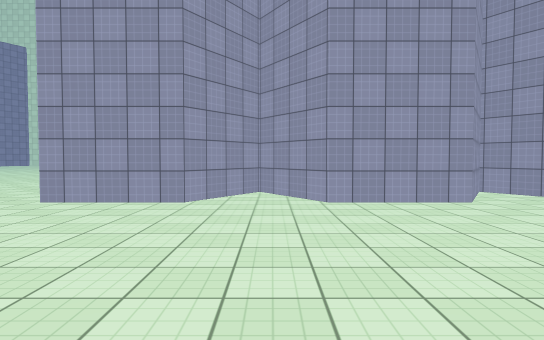
view 1 (above)

24 first-person views from a walk through a Unity game level. The camera is 1.4 m above the floor, tilts 2° down and sees 75° across. The floor is counted in squares, 2 m on a side. Each view is taken from the middle of a square. On the plan, view 1 faces up. The plan holds only what a view shows up to about 11 squares ahead; the rest is blank. The place goes on beyond the plan. The player character is not drawn. Surface patterns are stand-ins for the level's own textures.

view 2
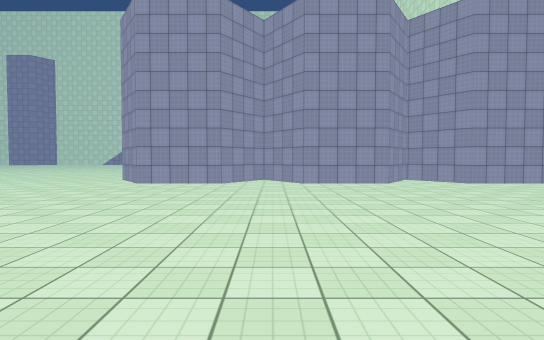

view 3
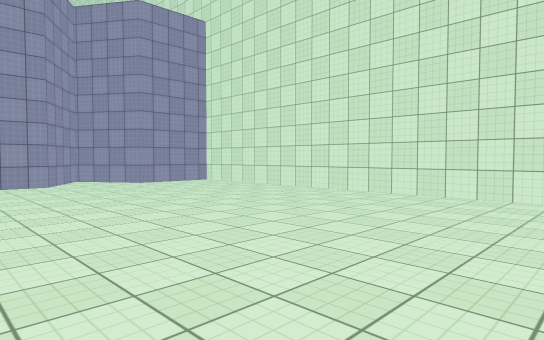

view 4
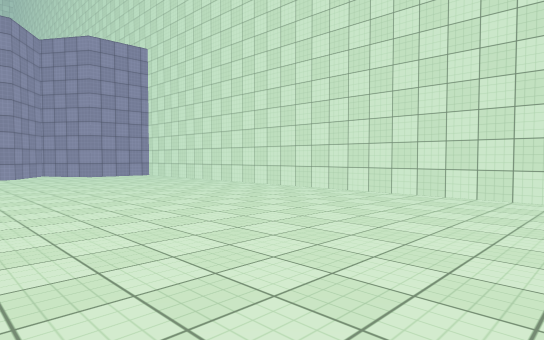

view 5
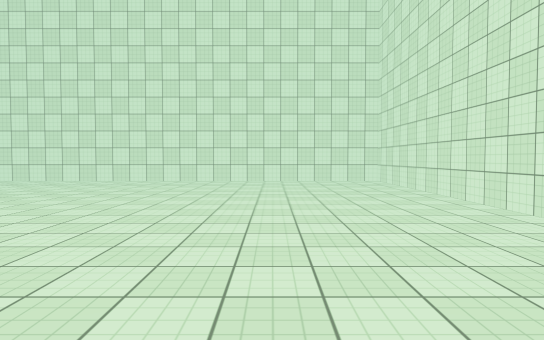

view 6
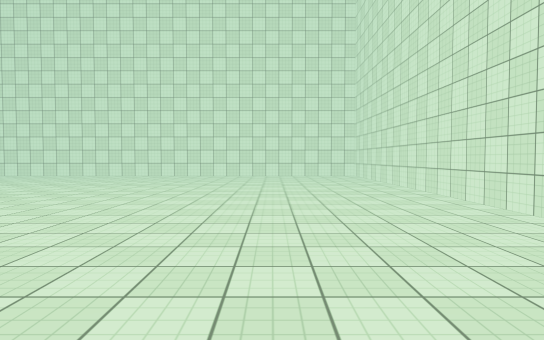

view 7
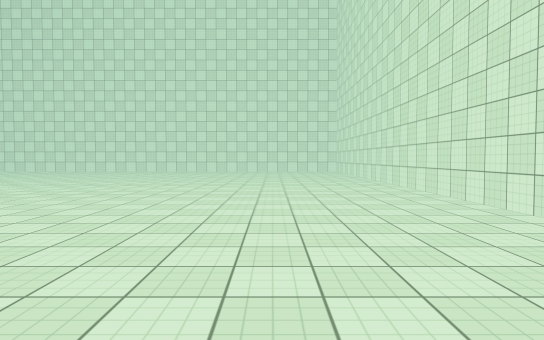

view 8
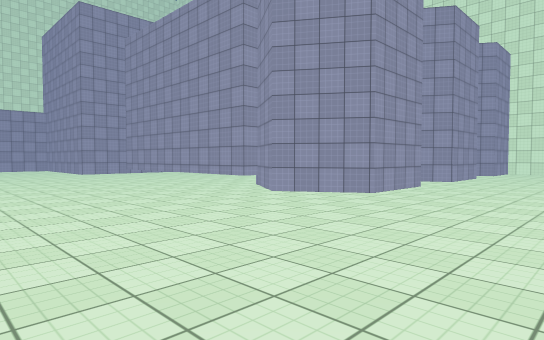

view 9
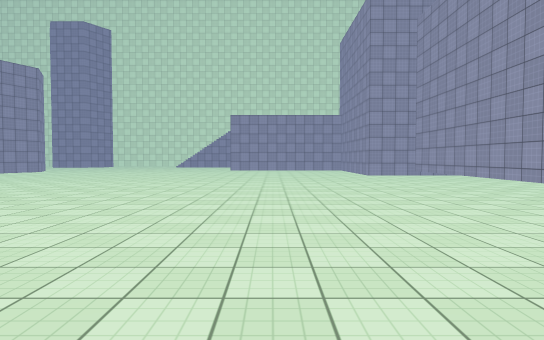

view 10
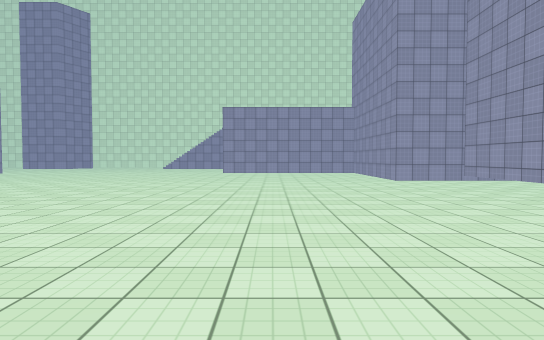

view 11
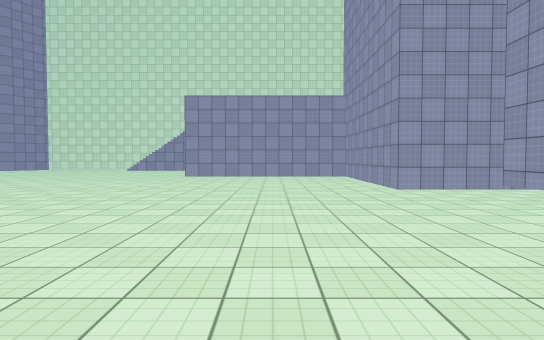

view 12
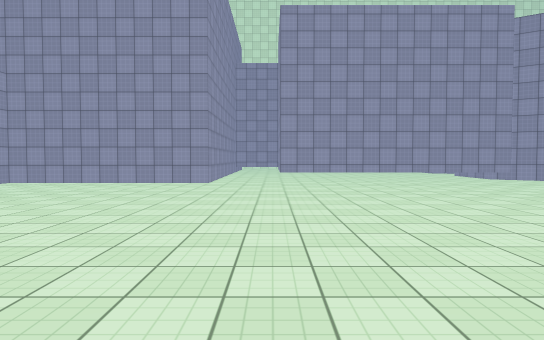

view 13
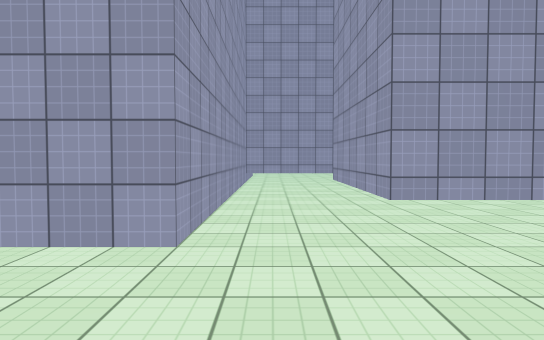

view 14
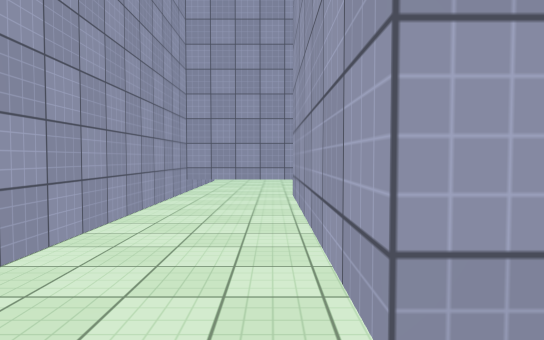

view 15
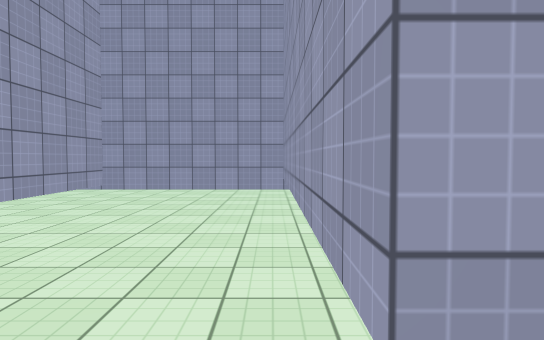

view 16
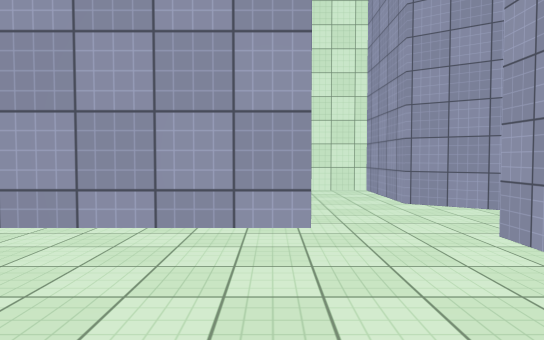

view 17
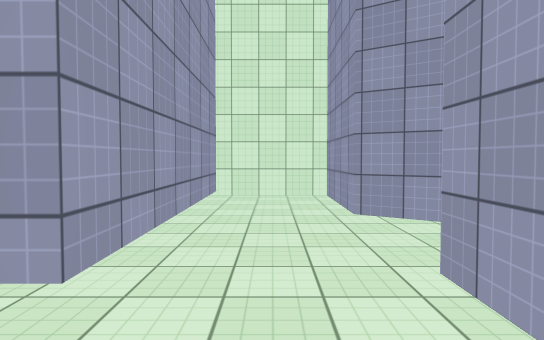

view 18
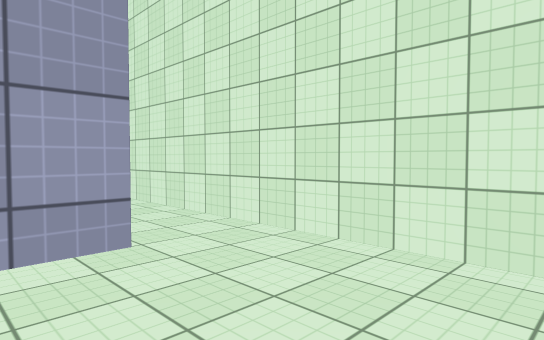

view 19
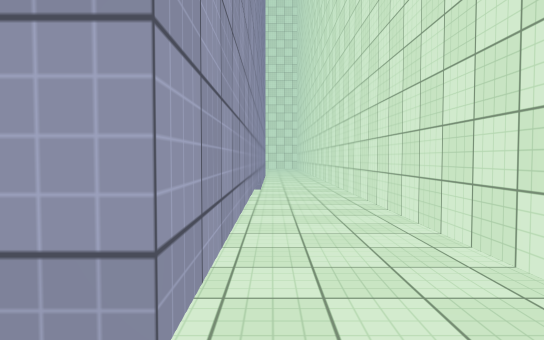

view 20
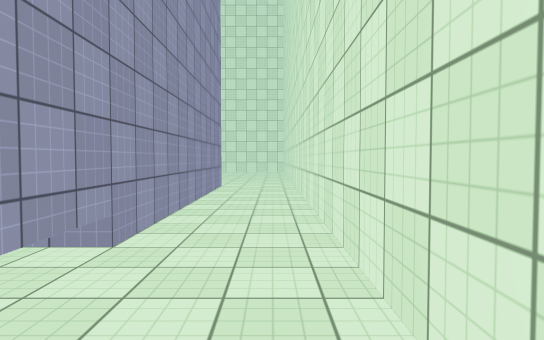

view 21
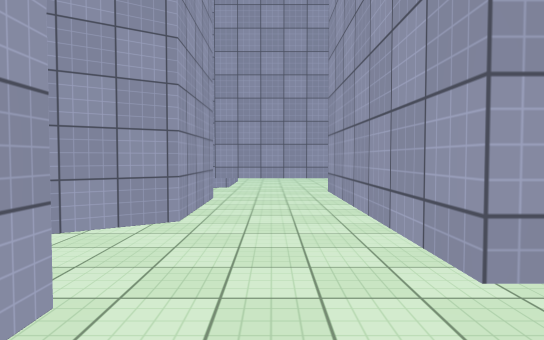

view 22
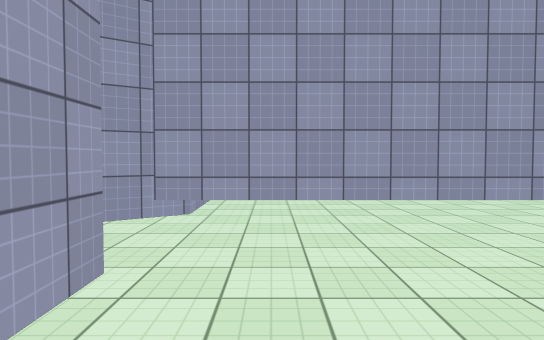

view 23
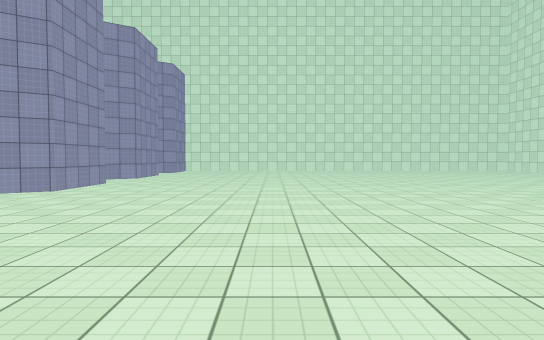

view 24
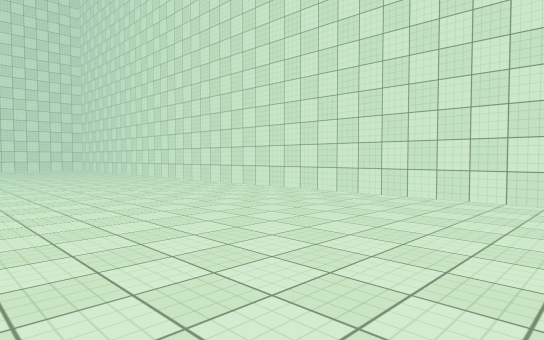

### Floor plan
Ten units are one square. View 1 is at (0, 0); x grows to the right and y downward. Boxes are objects, and circles mark ways between rooms. Rooms are numbered by the first view taken in them; rooms with no view inside come last. Other rooms are left out.
<svg viewBox="-135 -220 216 337">
<path fill="none" stroke="#000" d="M-42 -87 -42 -157 -7 -157 -7 -88M-14 -90 -8 -81M-122 112 76 112 76 -50M9 -90 31 -90M23 -107 23 -177 -52 -177 -52 -215M74 -55 54 -55 43 -72 31 -55 9 -55 -2 -72 -14 -55 -36 -55 -47 -72 -38 -87M31 -90 38 -79M46 -79 54 -90M58 -107 23 -107M58 -215 58 -107M54 -90 76 -90 76 -214"/>
<circle cx="30" cy="-100" r="3" fill="#2a7"/>
<circle cx="60" cy="-100" r="3" fill="#2a7"/>
<text x="-130" y="-30">1</text>
<text x="40" y="-90">2</text>
<text x="60" y="-160">3</text>
</svg>
Room 1 opens to room 2. Room 2 opens to room 3.

Where each view was taken, in squares from view 1:
view 1: 0 up, 0 right, facing up
view 2: 4 down, 0 right, facing up
view 3: 4 down, 1 right, facing up-right
view 4: 8 down, 1 right, facing up-right
view 5: 8 down, 3 left, facing right
view 6: 8 down, 6 left, facing right
view 7: 8 down, 10 left, facing right
view 8: 2 up, 10 left, facing up-right
view 9: 4 up, 9 left, facing up
view 10: 7 up, 9 left, facing up
view 11: 10 up, 8 left, facing up
view 12: 16 up, 15 left, facing right
view 13: 17 up, 8 left, facing right
view 14: 16 up, 5 left, facing right
view 15: 10 up, 2 right, facing up
view 16: 11 up, 0 right, facing right
view 17: 10 up, 1 right, facing right
view 18: 9 up, 5 right, facing up-right
view 19: 10 up, 6 right, facing up
view 20: 15 up, 7 right, facing up
view 21: 10 up, 7 right, facing left
view 22: 10 up, 3 right, facing left
view 23: 1 up, 11 left, facing right
view 24: 5 down, 13 left, facing down-right
